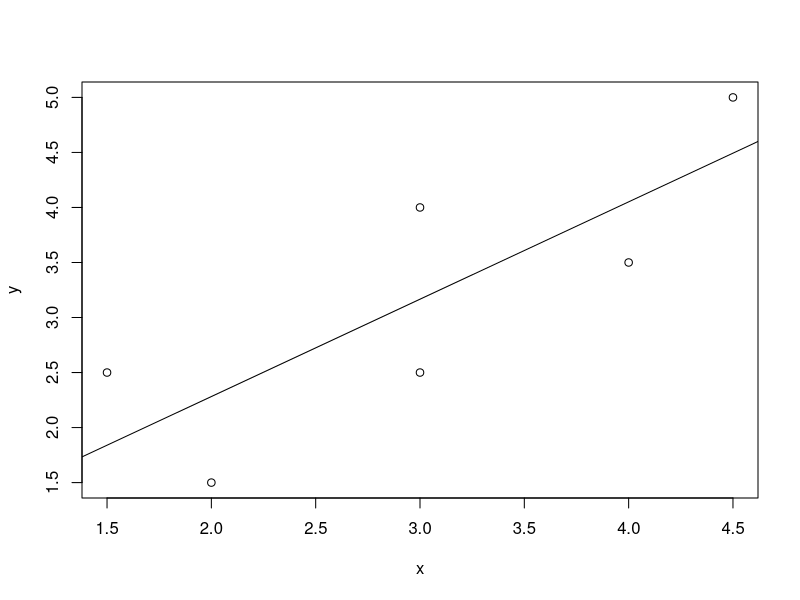

Recreate this plot in R.
x=c(1.5,4,3,3,4.5,2)
y=c(2.5,3.5,4,2.5,5,1.5)
x^2
y^2
x*y
relation=lm(y~x)
plot(x,y)
abline(relation)
y_hat=0.5128+0.8846*x

SST=sum((y-mean(y))^2)
SSR=sum((y_hat-mean(y))^2)
SSRes=sum((y-y_hat)^2)
sigma2_hat=SSRes/(6-2)
sigma_hat=sqrt(sigma2_hat)
t=qt(0.05,4,lower.tail = FALSE)

#beta1 ci
c_11=sqrt(1/(sum((x-mean(x))^2)))
beta_0_lower=0.5128-t*sigma_hat*c_11
beta_0_upper=0.5128+t*sigma_hat*c_11

#beta0 ci
c_00=sqrt((1/6)+(mean(x))^2/(sum((x-mean(x))^2)))
beta_1_lower=0.8846-t*sigma_hat*c_00
beta_1_upper=0.8846+t*sigma_hat*c_00

#y_0_hat ci
h_00=sqrt((1/6)+(3-mean(x))^2/(sum((x-mean(x))^2)))
y_0_hat=0.5128+0.8846*3
y_0_hat_lower=y_0_hat-t*sigma_hat*h_00
y_0_hat_upper=y_0_hat+t*sigma_hat*h_00


